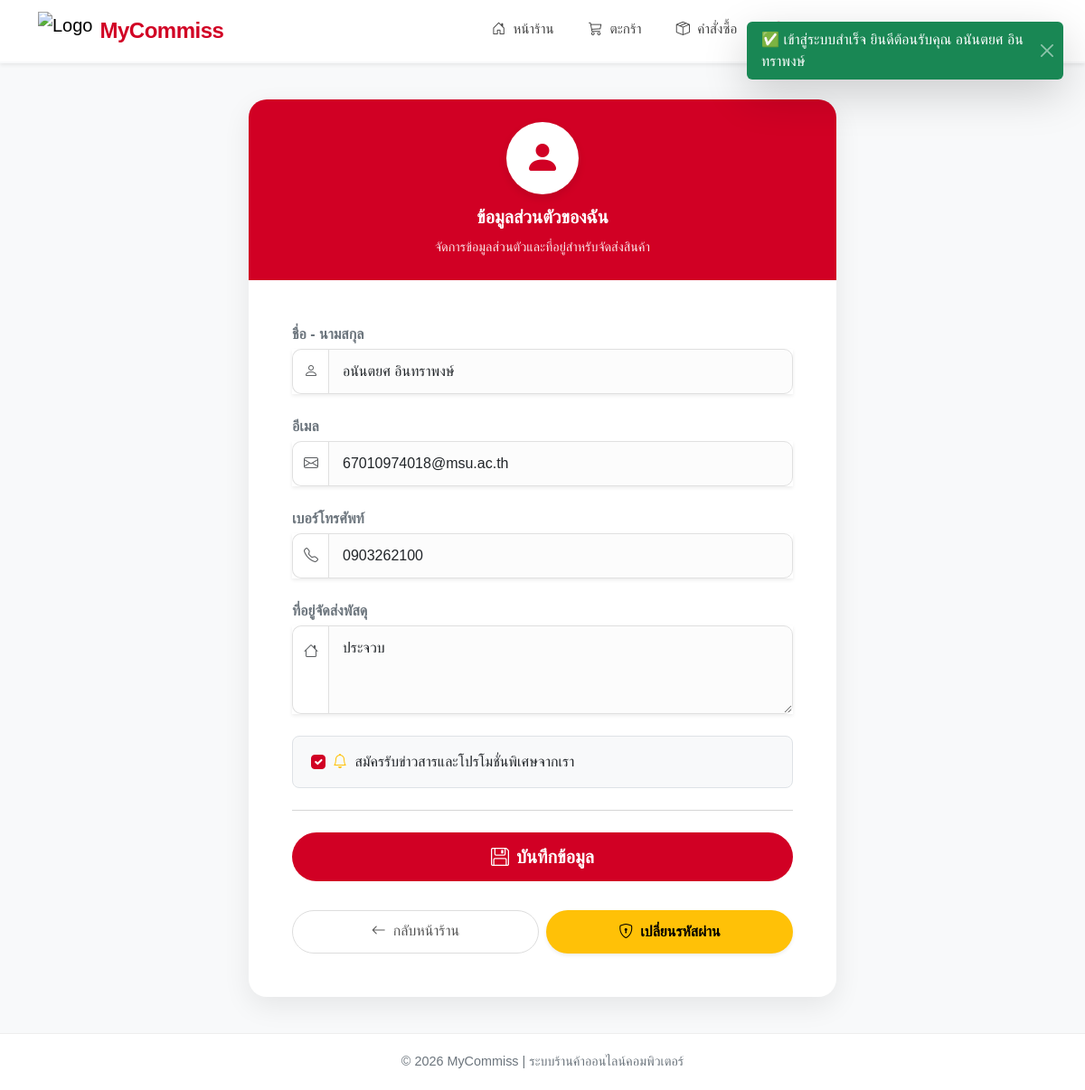
Page /user/profile.php (signed in) on the committed database.
### tables this page shows
CREATE TABLE `customers` (
  `customer_id` int(11) NOT NULL,
  `name` varchar(255) NOT NULL,
  `email` varchar(255) DEFAULT NULL,
  `password` varchar(255) DEFAULT NULL,
  `phone` varchar(10) DEFAULT NULL,
  `address` text DEFAULT NULL,
  `created_at` timestamp NOT NULL DEFAULT current_timestamp(),
  `subscribe` tinyint(1) DEFAULT 0
);

### user/profile.php (the view, shortened to what this page needs)
<?php
include("connectdb.php");
$customer_id = $_SESSION['customer_id'];
$stmt = $conn->prepare("SELECT * FROM customers WHERE customer_id = ?");
$stmt->execute([$customer_id]);
$user = $stmt->fetch(PDO::FETCH_ASSOC);
?>
<!DOCTYPE html>
<html lang="th">
<head>
  <link href="https://cdn.jsdelivr.net/npm/bootstrap@5.3.2/dist/css/bootstrap.min.css" rel="stylesheet">
  <link href="https://cdn.jsdelivr.net/npm/bootstrap-icons@1.11.1/font/bootstrap-icons.css" rel="stylesheet">
</head>
<body>
<?php include("navbar_user.php"); ?>
<div class="toast-container position-fixed top-0 end-0 p-4" style="z-index: 3000;">
  <?php if (isset($_SESSION['toast_success'])): ?>
    <div class="toast align-items-center text-bg-success border-0 show shadow-lg" role="alert">
      <div class="d-flex">
        <div class="toast-body fs-6 fw-medium px-3 py-2"><?= $_SESSION['toast_success'] ?></div>
        <button type="button" class="btn-close btn-close-white me-2 m-auto" data-bs-dismiss="toast"></button>
      </div>
    </div>
  <?php endif; ?>
</div>
<div class="profile-wrapper">
  <div class="profile-card">
    <div class="card-header-custom">
      <div class="profile-icon">
        <i class="bi bi-person-fill"></i>
      </div>
      <span>ข้อมูลส่วนตัวของฉัน</span>
      <p class="mb-0 mt-2 fw-normal" style="font-size: 0.9rem; opacity: 0.9;">จัดการข้อมูลส่วนตัวและที่อยู่สำหรับจัดส่งสินค้า</p>
    </div>
    <div class="card-body p-4 p-md-5">
      <form method="POST">
        <div class="mb-4">
          <label class="form-label fw-semibold text-secondary mb-1">ชื่อ - นามสกุล</label>
          <div class="input-group shadow-sm">
            <span class="input-group-text"><i class="bi bi-person text-muted"></i></span>
            <input type="text" name="name" value="<?= htmlspecialchars($user['name']) ?>" class="form-control" placeholder="ชื่อ นามสกุล" required>
          </div>
        </div>
        <div class="mb-4">
          <label class="form-label fw-semibold text-secondary mb-1">อีเมล</label>
          <div class="input-group shadow-sm">
            <span class="input-group-text"><i class="bi bi-envelope text-muted"></i></span>
            <input type="email" name="email" value="<?= htmlspecialchars($user['email']) ?>" class="form-control" placeholder="example@email.com" required>
          </div>
        </div>
        <div class="mb-4">
          <label class="form-label fw-semibold text-secondary mb-1">เบอร์โทรศัพท์</label>
          <div class="input-group shadow-sm">
            <span class="input-group-text"><i class="bi bi-telephone text-muted"></i></span>
            <input type="text" name="phone" value="<?= htmlspecialchars($user['phone']) ?>"
                   class="form-control" maxlength="10" pattern="[0-9]{10}" title="กรุณากรอกเฉพาะตัวเลข 10 หลัก"
                   oninput="this.value=this.value.replace(/[^0-9]/g,'').slice(0,10);" required placeholder="08XXXXXXXX">
          </div>
        </div>
        <div class="mb-4">
          <label class="form-label fw-semibold text-secondary mb-1">ที่อยู่จัดส่งพัสดุ</label>
          <div class="input-group shadow-sm">
            <span class="input-group-text align-items-start pt-3"><i class="bi bi-house text-muted"></i></span>
            <textarea name="address" rows="3" class="form-control" placeholder="บ้านเลขที่, ถนน, ตำบล, อำเภอ, จังหวัด, รหัสไปรษณีย์"><?= htmlspecialchars($user['address']) ?></textarea>
          </div>
        </div>
        <div class="form-check mb-4 bg-light p-3 rounded-3 border">
          <input class="form-check-input ms-1" type="checkbox" id="subscribe" name="subscribe" value="1" <?= $user['subscribe'] ? 'checked' : '' ?>>
          <label class="form-check-label ms-2 text-dark fw-medium" for="subscribe">
            <i class="bi bi-bell text-warning me-1"></i> สมัครรับข่าวสารและโปรโมชั่นพิเศษจากเรา
          </label>
        </div>
        <hr class="text-muted opacity-25 my-4">
        <div class="d-grid gap-3">
          <button type="submit" class="btn btn-submit fs-5">
            <i class="bi bi-floppy me-2"></i>บันทึกข้อมูล
          </button>
          <div class="row g-2 mt-2">
            <div class="col-sm-6 d-grid">
              <a href="index.php" class="btn btn-outline-custom">
                <i class="bi bi-arrow-left me-2"></i>กลับหน้าร้าน
              </a>
            </div>
            <div class="col-sm-6 d-grid">
              <a href="change_password.php" class="btn btn-password shadow-sm">
                <i class="bi bi-shield-lock me-2"></i>เปลี่ยนรหัสผ่าน
              </a>
            </div>
          </div>
        </div>
      </form>
    </div>
  </div>
</div>
<footer>
  © <?= date('Y') ?> MyCommiss | ระบบร้านค้าออนไลน์คอมพิวเตอร์
</footer>
</body>
</html>

### user/profile.php (style rules this page uses)
body { background-color: #f8f9fa; font-family: "Prompt", sans-serif; color: #333; }
.profile-wrapper { min-height: 80vh; display: flex; align-items: center; justify-content: center; padding: 40px 15px; }
.profile-card { width: 100%; max-width: 650px; background: #fff; border-radius: 20px; box-shadow: 0 10px 30px rgba(0,0,0,0.08); overflow: hidden; border: none; }
.card-header-custom { background-color: #D10024; color: #fff; font-weight: 700; font-size: 1.25rem; padding: 25px 20px; text-align: center; position: relative; }
.profile-icon { width: 80px; height: 80px; background-color: #fff; color: #D10024; border-radius: 50%; display: flex; align-items: center; justify-content: center; font-size: 2.5rem; margin: 0 auto 10px auto; box-shadow: 0 4px 10px rgba(0,0,0,0.1); }
.form-control { border-radius: 0 10px 10px 0; padding: 12px 15px; background-color: #fcfcfc; border: 1px solid #e0e0e0; }
.input-group-text { border-radius: 10px 0 0 10px; background-color: #fff; border: 1px solid #e0e0e0; border-right: none; }
.form-check-input:checked { background-color: #D10024; border-color: #D10024; }
.btn-submit { background-color: #D10024; color: #fff; border-radius: 50px; font-weight: 600; padding: 12px; border: none; transition: 0.3s; }
.btn-password { background-color: #ffc107; color: #000; border-radius: 50px; font-weight: 600; padding: 12px; border: none; transition: 0.3s; }
.btn-outline-custom { border: 1px solid #ddd; color: #555; border-radius: 50px; font-weight: 500; padding: 10px; transition: 0.3s; background: #fff; text-align: center; display: inline-block; }
footer { background-color: #fff; color: #6c757d; padding: 20px; font-size: 0.9rem; border-top: 1px solid #eee; text-align: center; }

### rows in the picture
customers: name "อนันตยศ อินทราพงษ์", email "67010974018@msu.ac.th", phone "0903262100", address "ประจวบ", subscribe "☑"

### other values in the picture
$_SESSION['toast_success'] "✅ เข้าสู่ระบบสำเร็จ ยินดีต้อนรับคุณ อนันตยศ อินทราพงษ์"
